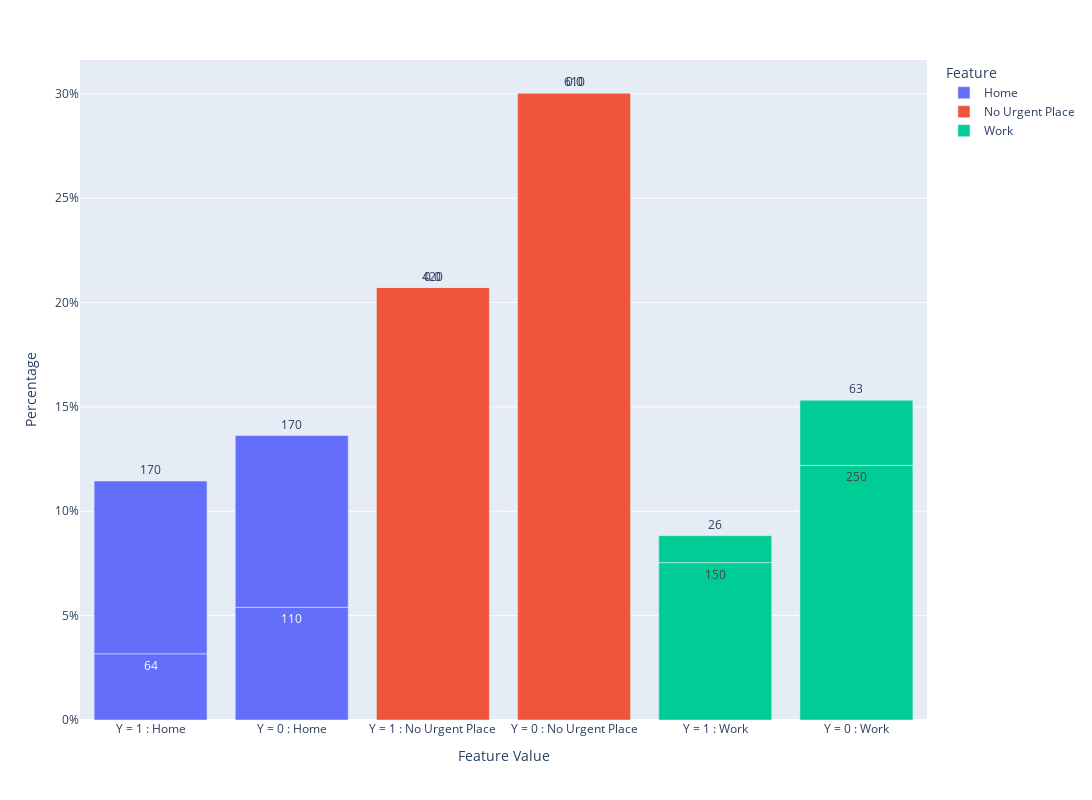

Write notebook code for a chart like this one.
### Code cell
df1 = Filter_Dataframe(bar_df,{'destination':[]},{'direction_same' : '==0'},Y)[1]
df2 = Filter_Dataframe(bar_df,{'destination':[]},{'direction_same' : '==1'},Y)[1]
barchart(pd.concat([df1,df2]),Y).show()

### Figure 1 — Plotly figure (JSON) as saved in the notebook; plotly's stock layout.template omitted (floating-point values rounded to 4 significant figures)
{"data": [{"alignmentgroup": "True", "customdata": [[64, "direction_same==0", "Y = 1"], [167, "direction_same==1", "Y = 1"], [109, "direction_same==0", "Y = 0"], [166, "direction_same==1", "Y = 0"]], "hovertemplate": "Feature=Home<br>Percentage=%{y}<br>Row Count=%{customdata[0]}<br>Filter=%{customdata[1]}<extra></extra>", "legendgroup": "Home", "marker": {"color": "#636efa", "pattern": {"shape": ""}}, "name": "Home", "offsetgroup": "Home", "orientation": "v", "showlegend": true, "text": [64, 167, 109, 166], "textposition": "outside", "texttemplate": "%{text:.2s}", "type": "bar", "x": ["Y = 1 : Home", "Y = 1 : Home", "Y = 0 : Home", "Y = 0 : Home"], "xaxis": "x", "y": [3.17, 8.28, 5.4, 8.23], "yaxis": "y"}, {"alignmentgroup": "True", "customdata": [[418, "direction_same==0", "Y = 1"], [0, "direction_same==1", "Y = 1"], [606, "direction_same==0", "Y = 0"], [0, "direction_same==1", "Y = 0"]], "hovertemplate": "Feature=No Urgent Place<br>Percentage=%{y}<br>Row Count=%{customdata[0]}<br>Filter=%{customdata[1]}<extra></extra>", "legendgroup": "No Urgent Place", "marker": {"color": "#EF553B", "pattern": {"shape": ""}}, "name": "No Urgent Place", "offsetgroup": "No Urgent Place", "orientation": "v", "showlegend": true, "text": [418, 0, 606, 0], "textposition": "outside", "texttemplate": "%{text:.2s}", "type": "bar", "x": ["Y = 1 : No Urgent Place", "Y = 1 : No Urgent Place", "Y = 0 : No Urgent Place", "Y = 0 : No Urgent Place"], "xaxis": "x", "y": [20.72, 0, 30.04, 0], "yaxis": "y"}, {"alignmentgroup": "True", "customdata": [[152, "direction_same==0", "Y = 1"], [26, "direction_same==1", "Y = 1"], [246, "direction_same==0", "Y = 0"], [63, "direction_same==1", "Y = 0"]], "hovertemplate": "Feature=Work<br>Percentage=%{y}<br>Row Count=%{customdata[0]}<br>Filter=%{customdata[1]}<extra></extra>", "legendgroup": "Work", "marker": {"color": "#00cc96", "pattern": {"shape": ""}}, "name": "Work", "offsetgroup": "Work", "orientation": "v", "showlegend": true, "text": [152, 26, 246, 63], "textposition": "outside", "texttemplate": "%{text:.2s}", "type": "bar", "x": ["Y = 1 : Work", "Y = 1 : Work", "Y = 0 : Work", "Y = 0 : Work"], "xaxis": "x", "y": [7.54, 1.29, 12.2, 3.12], "yaxis": "y"}], "layout": {"barmode": "relative", "height": 800, "legend": {"title": {"text": "Feature"}, "tracegroupgap": 0}, "margin": {"t": 60}, "showlegend": true, "width": 1200, "xaxis": {"anchor": "y", "domain": [0, 1], "title": {"text": "Feature Value"}}, "yaxis": {"anchor": "x", "domain": [0, 1], "ticksuffix": "%", "title": {"text": "Percentage"}}}}
